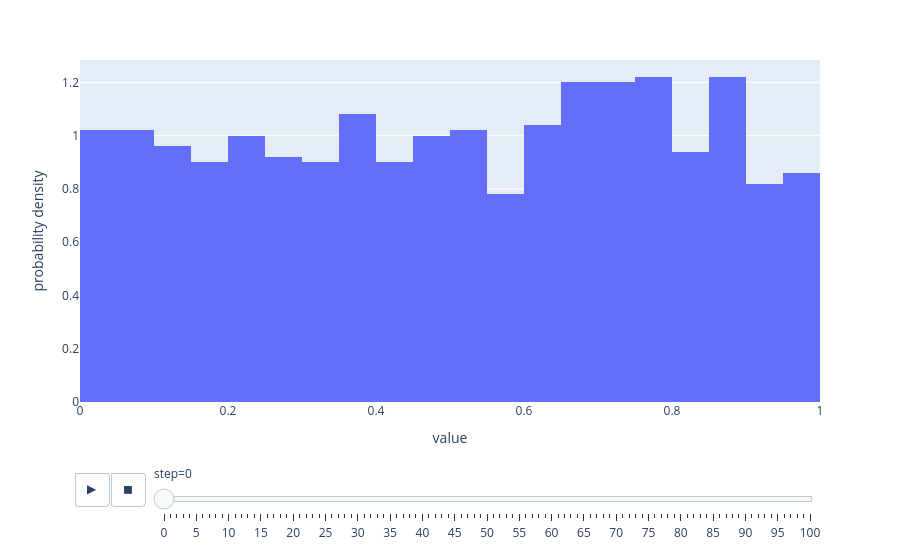

Source (notebook cell):
### Code cell
px.histogram(
    df_diffusion_example_melted,
    x="value",
    histnorm="probability density",
    animation_frame="step",
)

### Figure 1 — Plotly figure (JSON) as saved in the notebook; plotly's stock layout.template omitted (floating-point values rounded to 4 significant figures; data arrays with more than 128 entries replaced by an {"elided": "..."} marker saying what was removed)
{"data": [{"alignmentgroup": "True", "bingroup": "x", "histnorm": "probability density", "hovertemplate": "step=0<br>value=%{x}<br>probability density=%{y}<extra></extra>", "legendgroup": "", "marker": {"color": "#636efa", "pattern": {"shape": ""}}, "name": "", "offsetgroup": "", "orientation": "v", "showlegend": false, "type": "histogram", "x": {"elided": "1000 float values"}, "xaxis": "x", "yaxis": "y"}], "layout": {"barmode": "relative", "legend": {"tracegroupgap": 0}, "margin": {"t": 60}, "sliders": [{"active": 0, "currentvalue": {"prefix": "step="}, "len": 0.9, "pad": {"b": 10, "t": 60}, "steps": [{"args": [["0"], {"frame": {"duration": 0, "redraw": true}, "fromcurrent": true, "mode": "immediate", "transition": {"duration": 0, "easing": "linear"}}], "label": "0", "method": "animate"}, {"args": [["1"], {"frame": {"duration": 0, "redraw": true}, "fromcurrent": true, "mode": "immediate", "transition": {"duration": 0, "easing": "linear"}}], "label": "1", "method": "animate"}, {"args": [["2"], {"frame": {"duration": 0, "redraw": true}, "fromcurrent": true, "mode": "immediate", "transition": {"duration": 0, "easing": "linear"}}], "label": "2", "method": "animate"}, {"args": [["3"], {"frame": {"duration": 0, "redraw": true}, "fromcurrent": true, "mode": "immediate", "transition": {"duration": 0, "easing": "linear"}}], "label": "3", "method": "animate"}, {"args": [["4"], {"frame": {"duration": 0, "redraw": true}, "fromcurrent": true, "mode": "immediate", "transition": {"duration": 0, "easing": "linear"}}], "label": "4", "method": "animate"}, {"args": [["5"], {"frame": {"duration": 0, "redraw": true}, "fromcurrent": true, "mode": "immediate", "transition": {"duration": 0, "easing": "linear"}}], "label": "5", "method": "animate"}, {"args": [["6"], {"frame": {"duration": 0, "redraw": true}, "fromcurrent": true, "mode": "immediate", "transition": {"duration": 0, "easing": "linear"}}], "label": "6", "method": "animate"}, {"args": [["7"], {"frame": {"duration": 0, "redraw": true}, "fromcurrent": true, "mode": "immediate", "transition": {"duration": 0, "easing": "linear"}}], "label": "7", "method": "animate"}, {"args": [["8"], {"frame": {"duration": 0, "redraw": true}, "fromcurrent": true, "mode": "immediate", "transition": {"duration": 0, "easing": "linear"}}], "label": "8", "method": "animate"}, {"args": [["9"], {"frame": {"duration": 0, "redraw": true}, "fromcurrent": true, "mode": "immediate", "transition": {"duration": 0, "easing": "linear"}}], "label": "9", "method": "animate"}, {"args": [["10"], {"frame": {"duration": 0, "redraw": true}, "fromcurrent": true, "mode": "immediate", "transition": {"duration": 0, "easing": "linear"}}], "label": "10", "method": "animate"}, {"args": [["11"], {"frame": {"duration": 0, "redraw": true}, "fromcurrent": true, "mode": "immediate", "transition": {"duration": 0, "easing": "linear"}}], "label": "11", "method": "animate"}, {"args": [["12"], {"frame": {"duration": 0, "redraw": true}, "fromcurrent": true, "mode": "immediate", "transition": {"duration": 0, "easing": "linear"}}], "label": "12", "method": "animate"}, {"args": [["13"], {"frame": {"duration": 0, "redraw": true}, "fromcurrent": true, "mode": "immediate", "transition": {"duration": 0, "easing": "linear"}}], "label": "13", "method": "animate"}, {"args": [["14"], {"frame": {"duration": 0, "redraw": true}, "fromcurrent": true, "mode": "immediate", "transition": {"duration": 0, "easing": "linear"}}], "label": "14", "method": "animate"}, {"args": [["15"], {"frame": {"duration": 0, "redraw": true}, "fromcurrent": true, "mode": "immediate", "transition": {"duration": 0, "easing": "linear"}}], "label": "15", "method": "animate"}, {"args": [["16"], {"frame": {"duration": 0, "redraw": true}, "fromcurrent": true, "mode": "immediate", "transition": {"duration": 0, "easing": "linear"}}], "label": "16", "method": "animate"}, {"args": [["17"], {"frame": {"duration": 0, "redraw": true}, "fromcurrent": true, "mode": "immediate", "transition": {"duration": 0, "easing": "linear"}}], "label": "17", "method": "animate"}, {"args": [["18"], {"frame": {"duration": 0, "redraw": true}, "fromcurrent": true, "mode": "immediate", "transition": {"duration": 0, "easing": "linear"}}], "label": "18", "method": "animate"}, {"args": [["19"], {"frame": {"duration": 0, "redraw": true}, "fromcurrent": true, "mode": "immediate", "transition": {"duration": 0, "easing": "linear"}}], "label": "19", "method": "animate"}, {"args": [["20"], {"frame": {"duration": 0, "redraw": true}, "fromcurrent": true, "mode": "immediate", "transition": {"duration": 0, "easing": "linear"}}], "label": "20", "method": "animate"}, {"args": [["21"], {"frame": {"duration": 0, "redraw": true}, "fromcurrent": true, "mode": "immediate", "transition": {"duration": 0, "easing": "linear"}}], "label": "21", "method": "animate"}, {"args": [["22"], {"frame": {"duration": 0, "redraw": true}, "fromcurrent": true, "mode": "immediate", "transition": {"duration": 0, "easing": "linear"}}], "label": "22", "method": "animate"}, {"args": [["23"], {"frame": {"duration": 0, "redraw": true}, "fromcurrent": true, "mode": "immediate", "transition": {"duration": 0, "easing": "linear"}}], "label": "23", "method": "animate"}, {"args": [["24"], {"frame": {"duration": 0, "redraw": true}, "fromcurrent": true, "mode": "immediate", "transition": {"duration": 0, "easing": "linear"}}], "label": "24", "method": "animate"}, {"args": [["25"], {"frame": {"duration": 0, "redraw": true}, "fromcurrent": true, "mode": "immediate", "transition": {"duration": 0, "easing": "linear"}}], "label": "25", "method": "animate"}, {"args": [["26"], {"frame": {"duration": 0, "redraw": true}, "fromcurrent": true, "mode": "immediate", "transition": {"duration": 0, "easing": "linear"}}], "label": "26", "method": "animate"}, {"args": [["27"], {"frame": {"duration": 0, "redraw": true}, "fromcurrent": true, "mode": "immediate", "transition": {"duration": 0, "easing": "linear"}}], "label": "27", "method": "animate"}, {"args": [["28"], {"frame": {"duration": 0, "redraw": true}, "fromcurrent": true, "mode": "immediate", "transition": {"duration": 0, "easing": "linear"}}], "label": "28", "method": "animate"}, {"args": [["29"], {"frame": {"duration": 0, "redraw": true}, "fromcurrent": true, "mode": "immediate", "transition": {"duration": 0, "easing": "linear"}}], "label": "29", "method": "animate"}, {"args": [["30"], {"frame": {"duration": 0, "redraw": true}, "fromcurrent": true, "mode": "immediate", "transition": {"duration": 0, "easing": "linear"}}], "label": "30", "method": "animate"}, {"args": [["31"], {"frame": {"duration": 0, "redraw": true}, "fromcurrent": true, "mode": "immediate", "transition": {"duration": 0, "easing": "linear"}}], "label": "31", "method": "animate"}, {"args": [["32"], {"frame": {"duration": 0, "redraw": true}, "fromcurrent": true, "mode": "immediate", "transition": {"duration": 0, "easing": "linear"}}], "label": "32", "method": "animate"}, {"args": [["33"], {"frame": {"duration": 0, "redraw": true}, "fromcurrent": true, "mode": "immediate", "transition": {"duration": 0, "easing": "linear"}}], "label": "33", "method": "animate"}, {"args": [["34"], {"frame": {"duration": 0, "redraw": true}, "fromcurrent": true, "mode": "immediate", "transition": {"duration": 0, "easing": "linear"}}], "label": "34", "method": "animate"}, {"args": [["35"], {"frame": {"duration": 0, "redraw": true}, "fromcurrent": true, "mode": "immediate", "transition": {"duration": 0, "easing": "linear"}}], "label": "35", "method": "animate"}, {"args": [["36"], {"frame": {"duration": 0, "redraw": true}, "fromcurrent": true, "mode": "immediate", "transition": {"duration": 0, "easing": "linear"}}], "label": "36", "method": "animate"}, {"args": [["37"], {"frame": {"duration": 0, "redraw": true}, "fromcurrent": true, "mode": "immediate", "transition": {"duration": 0, "easing": "linear"}}], "label": "37", "method": "animate"}, {"args": [["38"], {"frame": {"duration": 0, "redraw": true}, "fromcurrent": true, "mode": "immediate", "transition": {"duration": 0, "easing": "linear"}}], "label": "38", "method": "animate"}, {"args": [["39"], {"frame": {"duration": 0, "redraw": true}, "fromcurrent": true, "mode": "immediate", "transition": {"duration": 0, "easing": "linear"}}], "label": "39", "method": "animate"}, {"args": [["40"], {"frame": {"duration": 0, "redraw": true}, "fromcurrent": true, "mode": "immediate", "transition": {"duration": 0, "easing": "linear"}}], "label": "40", "method": "animate"}, {"args": [["41"], {"frame": {"duration": 0, "redraw": true}, "fromcurrent": true, "mode": "immediate", "transition": {"duration": 0, "easing": "linear"}}], "label": "41", "method": "animate"}, {"args": [["42"], {"frame": {"duration": 0, "redraw": true}, "fromcurrent": true, "mode": "immediate", "transition": {"duration": 0, "easing": "linear"}}], "label": "42", "method": "animate"}, {"args": [["43"], {"frame": {"duration": 0, "redraw": true}, "fromcurrent": true, "mode": "immediate", "transition": {"duration": 0, "easing": "linear"}}], "label": "43", "method": "animate"}, {"args": [["44"], {"frame": {"duration": 0, "redraw": true}, "fromcurrent": true, "mode": "immediate", "transition": {"duration": 0, "easing": "linear"}}], "label": "44", "method": "animate"}, {"args": [["45"], {"frame": {"duration": 0, "redraw": true}, "fromcurrent": true, "mode": "immediate", "transition": {"duration": 0, "easing": "linear"}}], "label": "45", "method": "animate"}, {"args": [["46"], {"frame": {"duration": 0, "redraw": true}, "fromcurrent": true, "mode": "immediate", "transition": {"duration": 0, "easing": "linear"}}], "label": "46", "method": "animate"}, {"args": [["47"], {"frame": {"duration": 0, "redraw": true}, "fromcurrent": true, "mode": "immediate", "transition": {"duration": 0, "easing": "linear"}}], "label": "47", "method": "animate"}, {"args": [["48"], {"frame": {"duration": 0, "redraw": true}, "fromcurrent": true, "mode": "immediate", "transition": {"duration": 0, "easing": "linear"}}], "label": "48", "method": "animate"}, {"args": [["49"], {"frame": {"duration": 0, "redraw": true}, "fromcurrent": true, "mode": "immediate", "transition": {"duration": 0, "easing": "linear"}}], "label": "49", "method": "animate"}, {"args": [["50"], {"frame": {"duration": 0, "redraw": true}, "fromcurrent": true, "mode": "immediate", "transition": {"duration": 0, "easing": "linear"}}], "label": "50", "method": "animate"}, {"args": [["51"], {"frame": {"duration": 0, "redraw": true}, "fromcurrent": true, "mode": "immediate", "transition": {"duration": 0, "easing": "linear"}}], "label": "51", "method": "animate"}, {"args": [["52"], {"frame": {"duration": 0, "redraw": true}, "fromcurrent": true, "mode": "immediate", "transition": {"duration": 0, "easing": "linear"}}], "label": "52", "method": "animate"}, {"args": [["53"], {"frame": {"duration": 0, "redraw": true}, "fromcurrent": true, "mode": "immediate", "transition": {"duration": 0, "easing": "linear"}}], "label": "53", "method": "animate"}, {"args": [["54"], {"frame": {"duration": 0, "redraw": true}, "fromcurrent": true, "mode": "immediate", "transition": {"duration": 0, "easing": "linear"}}], "label": "54", "method": "animate"}, {"args": [["55"], {"frame": {"duration": 0, "redraw": true}, "fromcurrent": true, "mode": "immediate", "transition": {"duration": 0, "easing": "linear"}}], "label": "55", "method": "animate"}, {"args": [["56"], {"frame": {"duration": 0, "redraw": true}, "fromcurrent": true, "mode": "immediate", "transition": {"duration": 0, "easing": "linear"}}], "label": "56", "method": "animate"}, {"args": [["57"], {"frame": {"duration": 0, "redraw": true}, "fromcurrent": true, "mode": "immediate", "transition": {"duration": 0, "easing": "linear"}}], "label": "57", "method": "animate"}, {"args": [["58"], {"frame": {"duration": 0, "redraw": true}, "fromcurrent": true, "mode": "immediate", "transition": {"duration": 0, "easing": "linear"}}], "label": "58", "method": "animate"}, {"args": [["59"], {"frame": {"duration": 0, "redraw": true}, "fromcurrent": true, "mode": "immediate", "transition": {"duration": 0, "easing": "linear"}}], "label": "59", "method": "animate"}, {"args": [["60"], {"frame": {"duration": 0, "redraw": true}, "fromcurrent": true, "mode": "immediate", "transition": {"duration": 0, "easing": "linear"}}], "label": "60", "method": "animate"}, {"args": [["61"], {"frame": {"duration": 0, "redraw": true}, "fromcurrent": true, "mode": "immediate", "transition": {"duration": 0, "easing": "linear"}}], "label": "61", "method": "animate"}, {"args": [["62"], {"frame": {"duration": 0, "redraw": true}, "fromcurrent": true, "mode": "immediate", "transition": {"duration": 0, "easing": "linear"}}], "label": "62", "method": "animate"}, {"args": [["63"], {"frame": {"duration": 0, "redraw": true}, "fromcurrent": true, "mode": "immediate", "transition": {"duration": 0, "easing": "linear"}}], "label": "63", "method": "animate"}, {"args": [["64"], {"frame": {"duration": 0, "redraw": true}, "fromcurrent": true, "mode": "immediate", "transition": {"duration": 0, "easing": "linear"}}], "label": "64", "method": "animate"}, {"args": [["65"], {"frame": {"duration": 0, "redraw": true}, "fromcurrent": true, "mode": "immediate", "transition": {"duration": 0, "easing": "linear"}}], "label": "65", "method": "animate"}, {"args": [["66"], {"frame": {"duration": 0, "redraw": true}, "fromcurrent": true, "mode": "immediate", "transition": {"duration": 0, "easing": "linear"}}], "label": "66", "method": "animate"}, {"args": [["67"], {"frame": {"duration": 0, "redraw": true}, "fromcurrent": true, "mode": "immediate", "transition": {"duration": 0, "easing": "linear"}}], "label": "67", "method": "animate"}, {"args": [["68"], {"frame": {"duration": 0, "redraw": true}, "fromcurrent": true, "mode": "immediate", "transition": {"duration": 0, "easing": "linear"}}], "label": "68", "method": "animate"}, {"args": [["69"], {"frame": {"duration": 0, "redraw": true}, "fromcurrent": true, "mode": "immediate", "transition": {"duration": 0, "easing": "linear"}}], "label": "69", "method": "animate"}, {"args": [["70"], {"frame": {"duration": 0, "redraw": true}, "fromcurrent": true, "mode": "immediate", "transition": {"duration": 0, "easing": "linear"}}], "label": "70", "method": "animate"}, {"args": [["71"], {"frame": {"duration": 0, "redraw": true}, "fromcurrent": true, "mode": "immediate", "transition": {"duration": 0, "easing": "linear"}}], "label": "71", "method": "animate"}, {"args": [["72"], {"frame": {"duration": 0, "redraw": true}, "fromcurrent": true, "mode": "immediate", "transition": {"duration": 0, "easing": "linear"}}], "label": "72", "method": "animate"}, {"args": [["73"], {"frame": {"duration": 0, "redraw": true}, "fromcurrent": true, "mode": "immediate", "transition": {"duration": 0, "easing": "linear"}}], "label": "73", "method": "animate"}, {"args": [["74"], {"frame": {"duration": 0, "redraw": true}, "fromcurrent": true, "mode": "immediate", "transition": {"duration": 0, "easing": "linear"}}], "label": "74", "method": "animate"}, {"args": [["75"], {"frame": {"duration": 0, "redraw": true}, "fromcurrent": true, "mode": "immediate", "transition": {"duration": 0, "easing": "linear"}}], "label": "75", "method": "animate"}, {"args": [["76"], {"frame": {"duration": 0, "redraw": true}, "fromcurrent": true, "mode": "immediate", "transition": {"duration": 0, "easing": "linear"}}], "label": "76", "method": "animate"}, {"args": [["77"], {"frame": {"duration": 0, "redraw": true}, "fromcurrent": true, "mode": "immediate", "transition": {"duration": 0, "easing": "linear"}}], "label": "77", "method": "animate"}, {"args": [["78"], {"frame": {"duration": 0, "redraw": true}, "fromcurrent": true, "mode": "immediate", "transition": {"duration": 0, "easing": "linear"}}], "label": "78", "method": "animate"}, {"args": [["79"], {"frame": {"duration": 0, "redraw": true}, "fromcurrent": true, "mode": "immediate", "transition": {"duration": 0, "easing": "linear"}}], "label": "79", "method": "animate"}, {"args": [["80"], {"frame": {"duration": 0, "redraw": true}, "fromcurrent": true, "mode": "immediate", "transition": {"duration": 0, "easing": "linear"}}], "label": "80", "method": "animate"}, {"args": [["81"], {"frame": {"duration": 0, "redraw": true}, "fromcurrent": true, "mode": "immediate", "transition": {"duration": 0, "easing": "linear"}}], "label": "81", "method": "animate"}, {"args": [["82"], {"frame": {"duration": 0, "redraw": true}, "fromcurrent": true, "mode": "immediate", "transition": {"duration": 0, "easing": "linear"}}], "label": "82", "method": "animate"}, {"args": [["83"], {"frame": {"duration": 0, "redraw": true}, "fromcurrent": true, "mode": "immediate", "transition": {"duration": 0, "easing": "linear"}}], "label": "83", "method": "animate"}, {"args": [["84"], {"frame": {"duration": 0, "redraw": true}, "fromcurrent": true, "mode": "immediate", "transition": {"duration": 0, "easing": "linear"}}], "label": "84", "method": "animate"}, {"args": [["85"], {"frame": {"duration": 0, "redraw": true}, "fromcurrent": true, "mode": "immediate", "transition": {"duration": 0, "easing": "linear"}}], "label": "85", "method": "animate"}, {"args": [["86"], {"frame": {"duration": 0, "redraw": true}, "fromcurrent": true, "mode": "immediate", "transition": {"duration": 0, "easing": "linear"}}], "label": "86", "method": "animate"}, {"args": [["87"], {"frame": {"duration": 0, "redraw": true}, "fromcurrent": true, "mode": "immediate", "transition": {"duration": 0, "easing": "linear"}}], "label": "87", "method": "animate"}, {"args": [["88"], {"frame": {"duration": 0, "redraw": true}, "fromcurrent": true, "mode": "immediate", "transition": {"duration": 0, "easing": "linear"}}], "label": "88", "method": "animate"}, {"args": [["89"], {"frame": {"duration": 0, "redraw": true}, "fromcurrent": true, "mode": "immediate", "transition": {"duration": 0, "easing": "linear"}}], "label": "89", "method": "animate"}, {"args": [["90"], {"frame": {"duration": 0, "redraw": true}, "fromcurrent": true, "mode": "immediate", "transition": {"duration": 0, "easing": "linear"}}], "label": "90", "method": "animate"}, {"args": [["91"], {"frame": {"duration": 0, "redraw": true}, "fromcurrent": true, "mode": "immediate", "transition": {"duration": 0, "easing": "linear"}}], "label": "91", "method": "animate"}, {"args": [["92"], {"frame": {"duration": 0, "redraw": true}, "fromcurrent": true, "mode": "immediate", "transition": {"duration": 0, "easing": "linear"}}], "label": "92", "method": "animate"}, {"args": [["93"], {"frame": {"duration": 0, "redraw": true}, "fromcurrent": true, "mode": "immediate", "transition": {"duration": 0, "easing": "linear"}}], "label": "93", "method": "animate"}, {"args": [["94"], {"frame": {"duration": 0, "redraw": true}, "fromcurrent": true, "mode": "immediate", "transition": {"duration": 0, "easing": "linear"}}], "label": "94", "method": "animate"}, {"args": [["95"], {"frame": {"duration": 0, "redraw": true}, "fromcurrent": true, "mode": "immediate", "transition": {"duration": 0, "easing": "linear"}}], "label": "95", "method": "animate"}, {"args": [["96"], {"frame": {"duration": 0, "redraw": true}, "fromcurrent": true, "mode": "immediate", "transition": {"duration": 0, "easing": "linear"}}], "label": "96", "method": "animate"}, {"args": [["97"], {"frame": {"duration": 0, "redraw": true}, "fromcurrent": true, "mode": "immediate", "transition": {"duration": 0, "easing": "linear"}}], "label": "97", "method": "animate"}, {"args": [["98"], {"frame": {"duration": 0, "redraw": true}, "fromcurrent": true, "mode": "immediate", "transition": {"duration": 0, "easing": "linear"}}], "label": "98", "method": "animate"}, {"args": [["99"], {"frame": {"duration": 0, "redraw": true}, "fromcurrent": true, "mode": "immediate", "transition": {"duration": 0, "easing": "linear"}}], "label": "99", "method": "animate"}, {"args": [["100"], {"frame": {"duration": 0, "redraw": true}, "fromcurrent": true, "mode": "immediate", "transition": {"duration": 0, "easing": "linear"}}], "label": "100", "method": "animate"}], "x": 0.1, "xanchor": "left", "y": 0, "yanchor": "top"}], "updatemenus": [{"buttons": [{"args": [null, {"frame": {"duration": 500, "redraw": true}, "fromcurrent": true, "mode": "immediate", "transition": {"duration": 500, "easing": "linear"}}], "label": "&#9654;", "method": "animate"}, {"args": [[null], {"frame": {"duration": 0, "redraw": true}, "fromcurrent": true, "mode": "immediate", "transition": {"duration": 0, "easing": "linear"}}], "label": "&#9724;", "method": "animate"}], "direction": "left", "pad": {"r": 10, "t": 70}, "showactive": false, "type": "buttons", "x": 0.1, "xanchor": "right", "y": 0, "yanchor": "top"}], "xaxis": {"anchor": "y", "domain": [0, 1], "title": {"text": "value"}}, "yaxis": {"anchor": "x", "domain": [0, 1], "title": {"text": "probability density"}}}}
